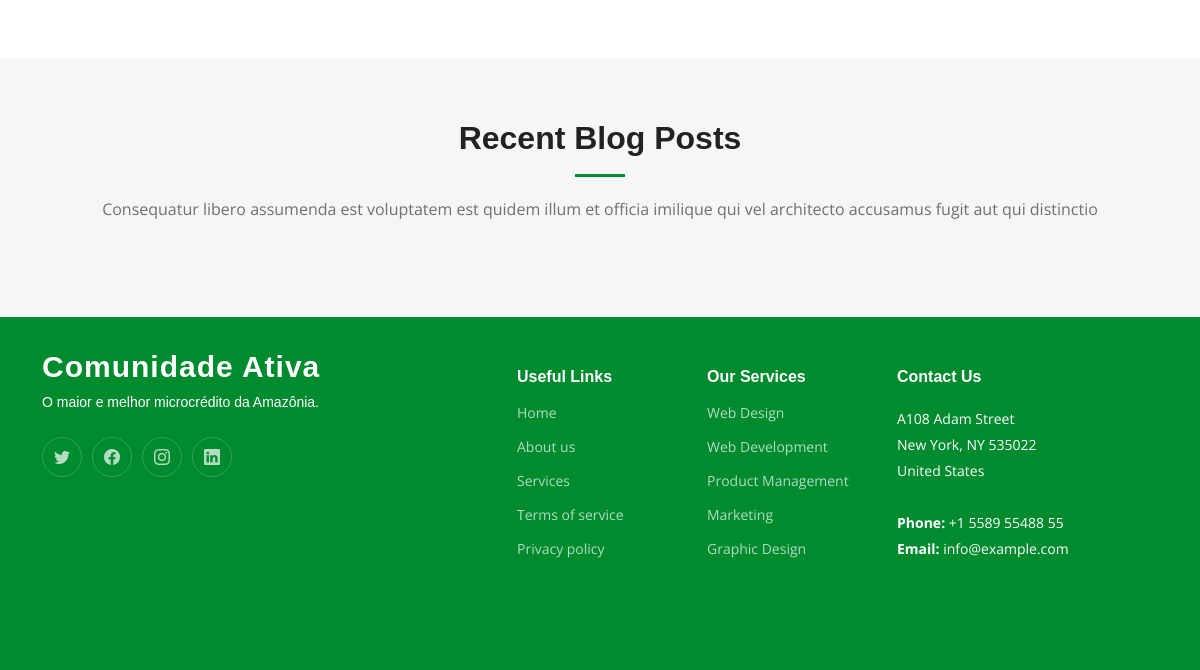
Before: / (lower part) with the older database file.
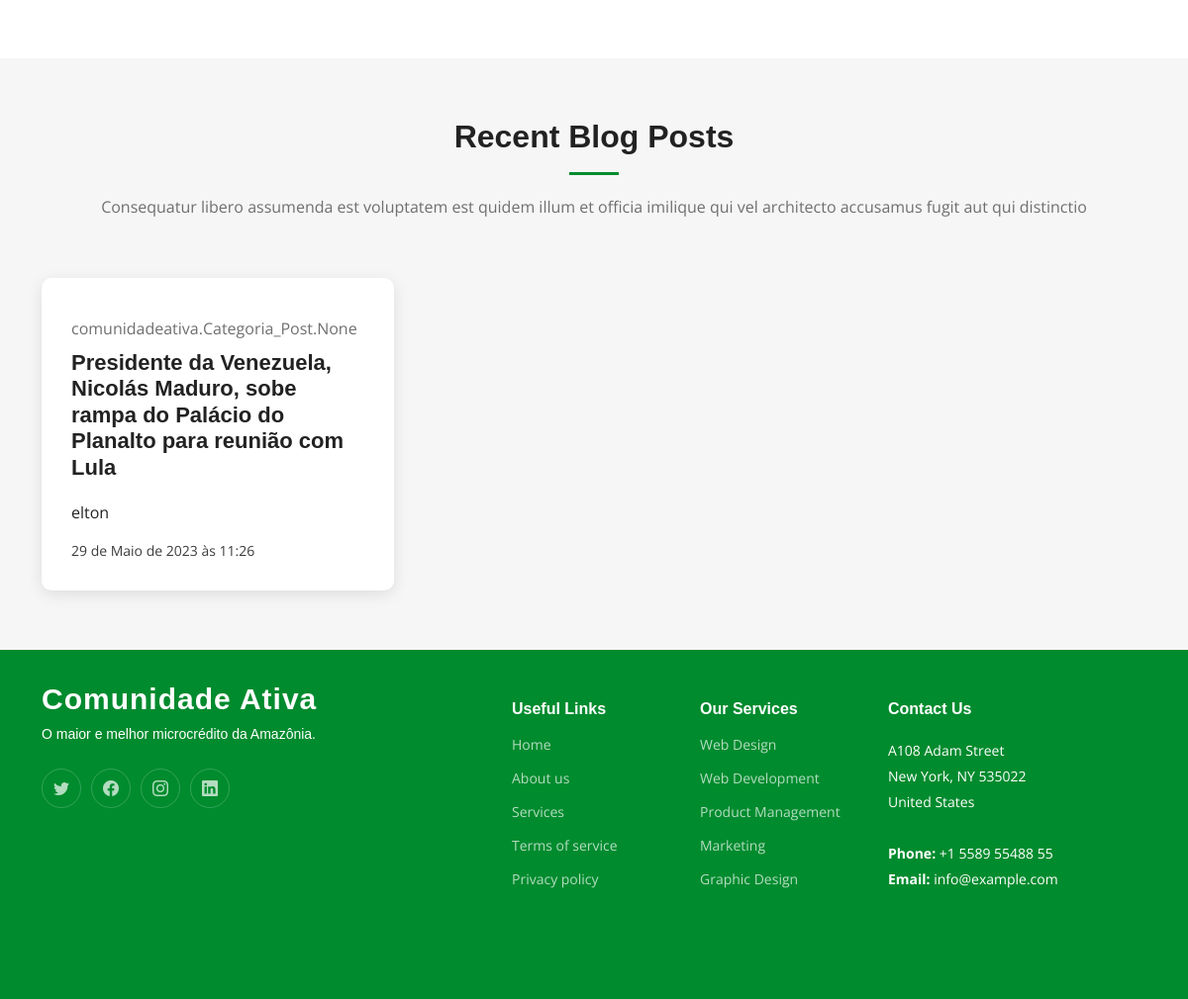
After: the same page with the newer database file.
### comunidadeativa/models.py (models this page shows, shortened)
class Post(models.Model):
    titulo  = models.CharField(max_length=200, unique=True, verbose_name=_('Título'))
    slug   = models.CharField(max_length=200, unique=True)
    autor   = models.ForeignKey(User, on_delete=models.CASCADE, related_name="post")
    criado_em   = models.DateTimeField(auto_now_add=True)
    atualizado_em   = models.DateTimeField(auto_now=True)
    conteudo   = RichTextUploadingField()
    publicado = models.BooleanField(default = False)
    capa_post = models.ImageField(upload_to='fotos/%Y/%m/%d/', blank=True)
    categoria = models.ManyToManyField(Categoria_Post, blank=True, default='')
    tags = models.ManyToManyField(Tag, blank=True, default='')
    class Meta:
        verbose_name = _('Post')
        verbose_name_plural = _('Posts')

### comunidadeativa/views.py (the view)
# urls.py: path('', views.index, name='index'),
def index(request):
     posts_recentes = Post.objects.all().order_by('-id')[:3]
     return render(request, 'pages/index.html', {'posts': posts_recentes})

### comunidadeativa/templates/pages/index.html (shortened to what this page needs)
{% extends "base.html"%}
{% load static %}
{% block content %}
  <main id="main">
    {% include 'partials/_call_to_action.html' %}
    {% include 'partials/noticias/_recent_blog_posts.html' %}
  </main>
{% endblock content %}

### comunidadeativa/templates/partials/noticias/_recent_blog_posts.html (shortened to what this page needs)
{% load static %}
 <section id="recent-posts" class="recent-posts sections-bg">
    <div class="container" data-aos="fade-up">
      <div class="section-header">
        <h2>Recent Blog Posts</h2>
        <p>Consequatur libero assumenda est voluptatem est quidem illum et officia imilique qui vel architecto accusamus fugit aut qui distinctio</p>
      </div>
      <div class="row gy-4">
        {% for post in posts  %}
        <div class="col-xl-4 col-md-6">
          <article>
            <div class="post-img">
            </div>
            <p class="post-category">{{ post.categoria }}</p>
            <h2 class="title">
              <a href="{% url 'amazoncred:post-detalhes' post.slug %}"> {{ post.titulo }}</a>
            </h2>
            <div class="d-flex align-items-center">
              <div class="post-meta">
                <p class="post-author-list">{{ post.autor }}</p>
                <p class="post-date">
                  <time>{{ post.criado_em }}</time>
                </p>
              </div>
            </div>
          </article>
        </div>
      {% endfor %}
      </div>
    </div>
  </section>

Changed rows visible on the page:
added Post: categoria "comunidadeativa.Categoria_Post.None", titulo "Presidente da Venezuela, Nicolás Maduro, sobe rampa do Palácio do Planalto para reunião com Lula", autor "elton", criado_em "29 de Maio de 2023 às 11:26"
